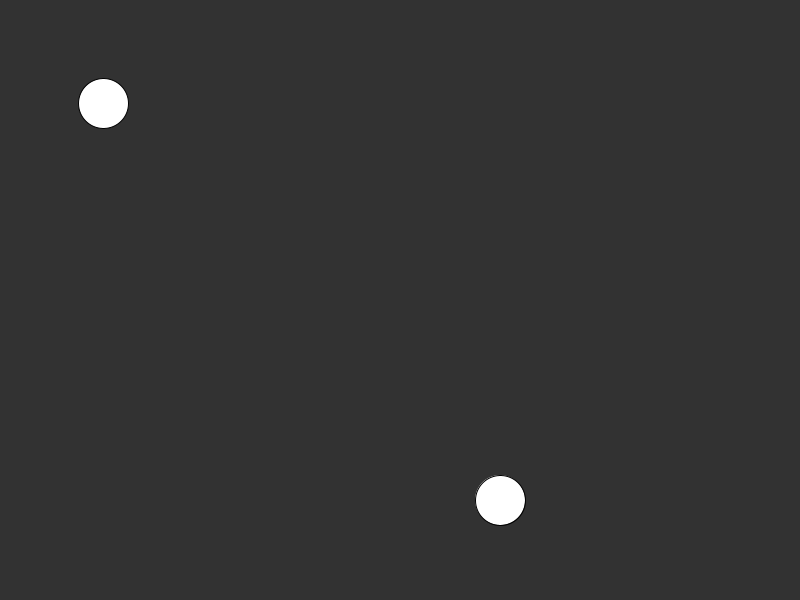
Frame 1 (no input)
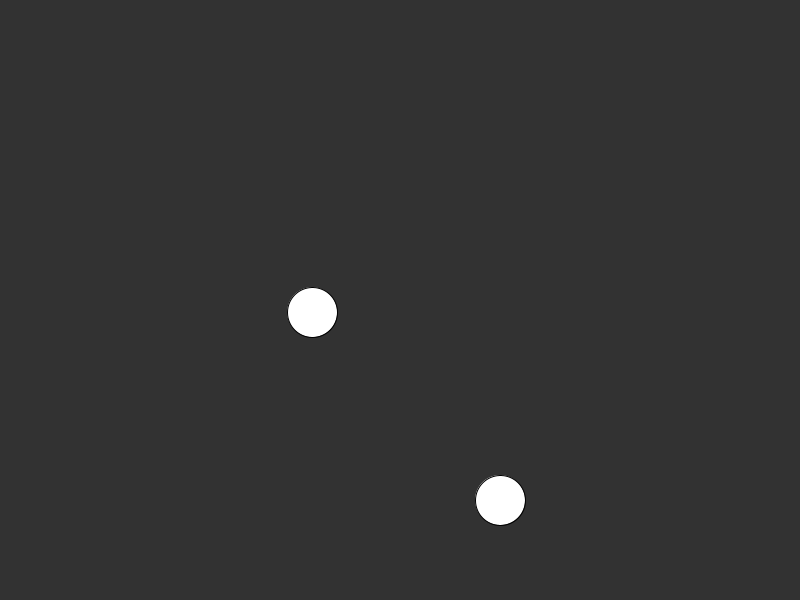
Frame 60 (the mouse pressed at the canvas centre just before this capture)
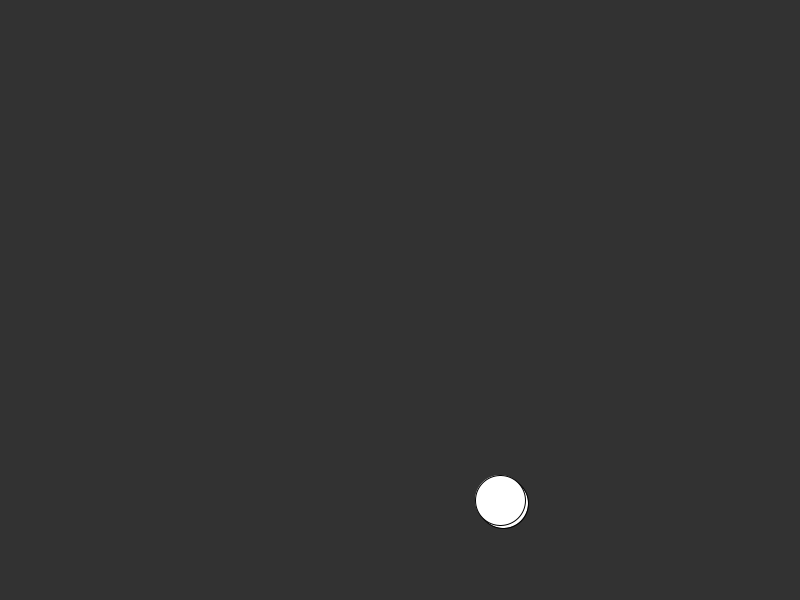
Frame 120 (the mouse held since frame 60 and released just before this capture)

The Processing sketch that drew these frames (run headless with seeded random() and noise(); from frame 60 on, the mouse is pressed at the canvas centre):

// Processing sketch: targetFollowing2023
// ── targetFollowing2023.pde
PVector currentpos;
PVector target;

void setup(){
  //fullScreen();
  size(800, 600);
  currentpos = new PVector(100, 100);
  target = new PVector(500, 500);
}

void draw(){
 background(50); 
 
 PVector move = PVector.sub(target, currentpos);
 move.setMag(5);
 currentpos.add(move);
 
 circle(currentpos.x, currentpos.y, 50);
 circle(target.x, target.y, 50);
}
void keyPressed(){
  if(key == 'w'){
    target.y -= 100;
  }
   if(key == 's'){
    target.y += 100;
  }
  if(key == 'a'){
    target.x -= 100;
  }
   if(key == 'd'){
    target.x += 100;
  }
}
